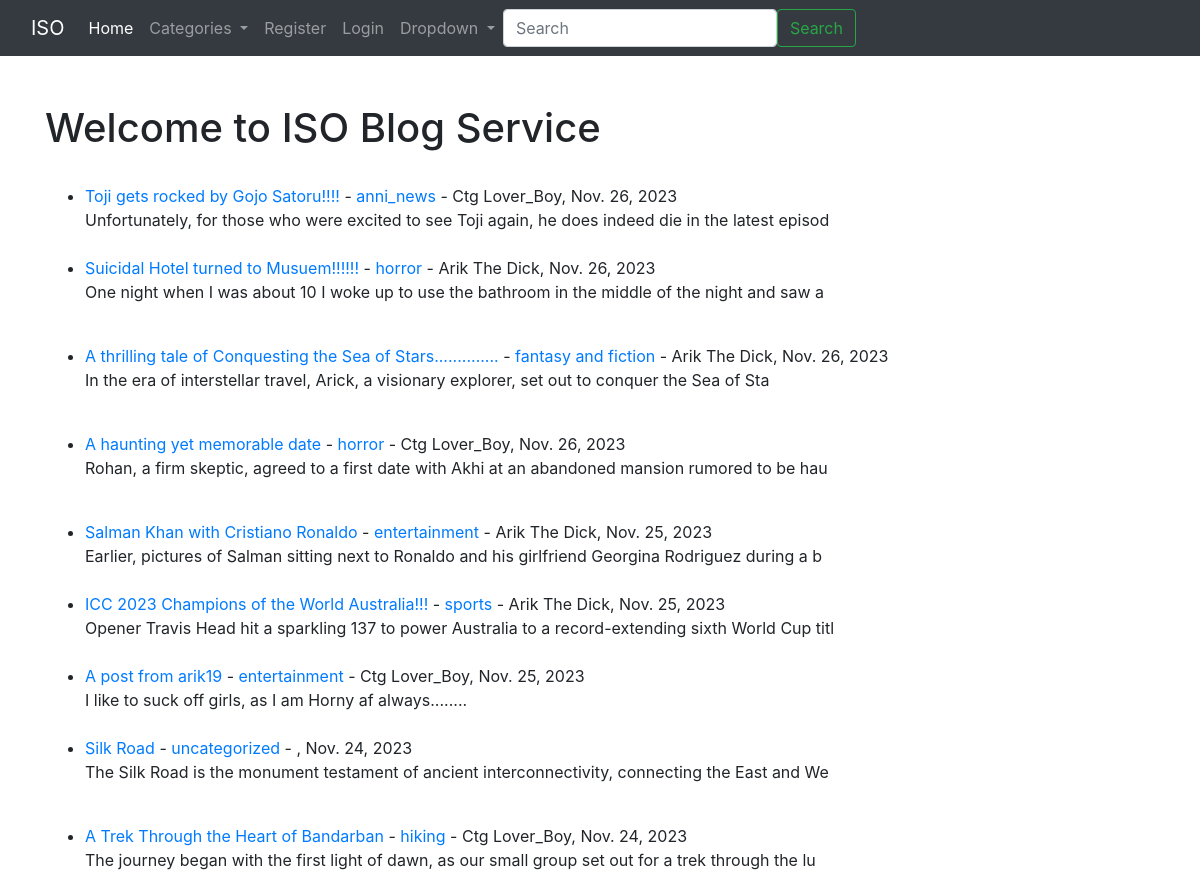
Before: / (upper part) with the older database file.
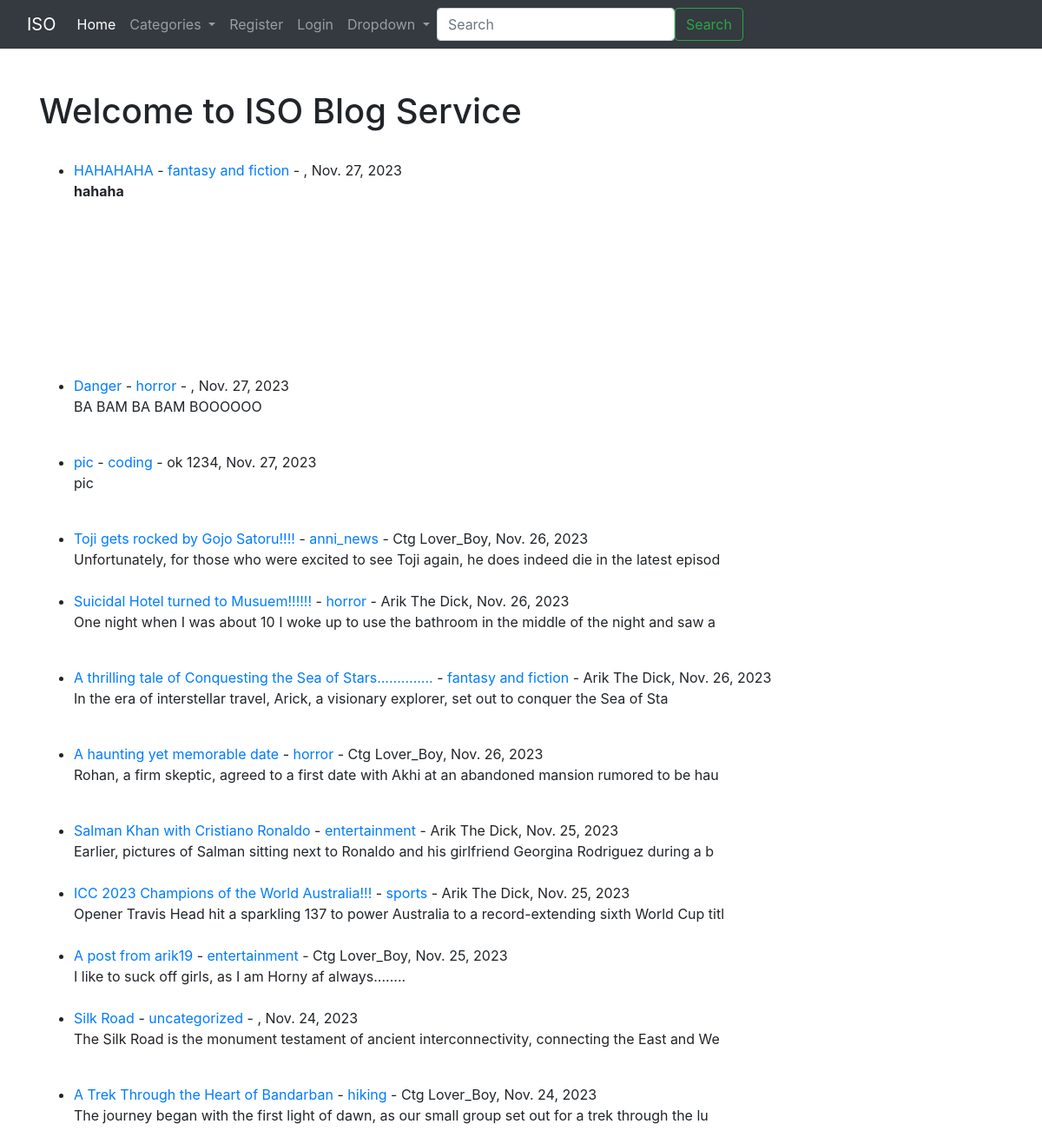
After: the same page with the newer database file.
### ISO_Blog/models.py (models this page shows, shortened)
class Post(models.Model):
    title=models.CharField(max_length=255)
    title_tag=models.CharField(max_length=255)
    author=models.ForeignKey(User, on_delete=models.CASCADE)
    body=models.TextField()
    post_date=models.DateField(auto_now_add=True)
    category=models.CharField(max_length=255, default='uncategorized')
    likes = models.ManyToManyField(User, related_name='blog_posts')

### ISO_Blog/views.py (the view)
# urls.py: path('', Homeview.as_view(), name='Home'),
class Homeview(ListView):
    model=Post
    template_name='home.html'
    ordering=['-post_date']
    def get_context_data(self, *args, **kwargs):
        cat_menu = Category.objects.all()
        context = super(Homeview, self).get_context_data(*args, **kwargs)
        context["cat_menu"] = cat_menu
        return context

### ISO_Blog/models.py (called while the page is built)
    def __str__(self):
        return self.name

### ISO_Blog/templates/home.html (shortened to what this page needs)
{% extends 'base.html' %}
{% block content %}
<h1>Welcome to ISO Blog Service</h1>
<ul>
{% for post in object_list %}
    <br/>
    <li><a href="{% url 'post_details' post.pk %}">{{post.title}}</a> - <a href="{%url 'category' post.category|slugify %}">
    {{ post.category }}</a> - {{ post.author.first_name }}
    {{ post.author.last_name }},
    {{ post.post_date }}
    <br/>
    {{post.body|slice:":100"|safe }}</li>
{% endfor %}
</ul>
{% endblock %}

Changed rows visible on the page:
added Post: title "HAHAHAHA", category "fantasy and fiction", post_date "Nov. 27, 2023", body "hahaha"
added Post: title "Danger", category "horror", post_date "Nov. 27, 2023", body "BA BAM BA BAM BOOOOOO"
added Post: title "pic", category "coding", author.first_name "ok", author.last_name "1234", post_date "Nov. 27, 2023", body "pic"
